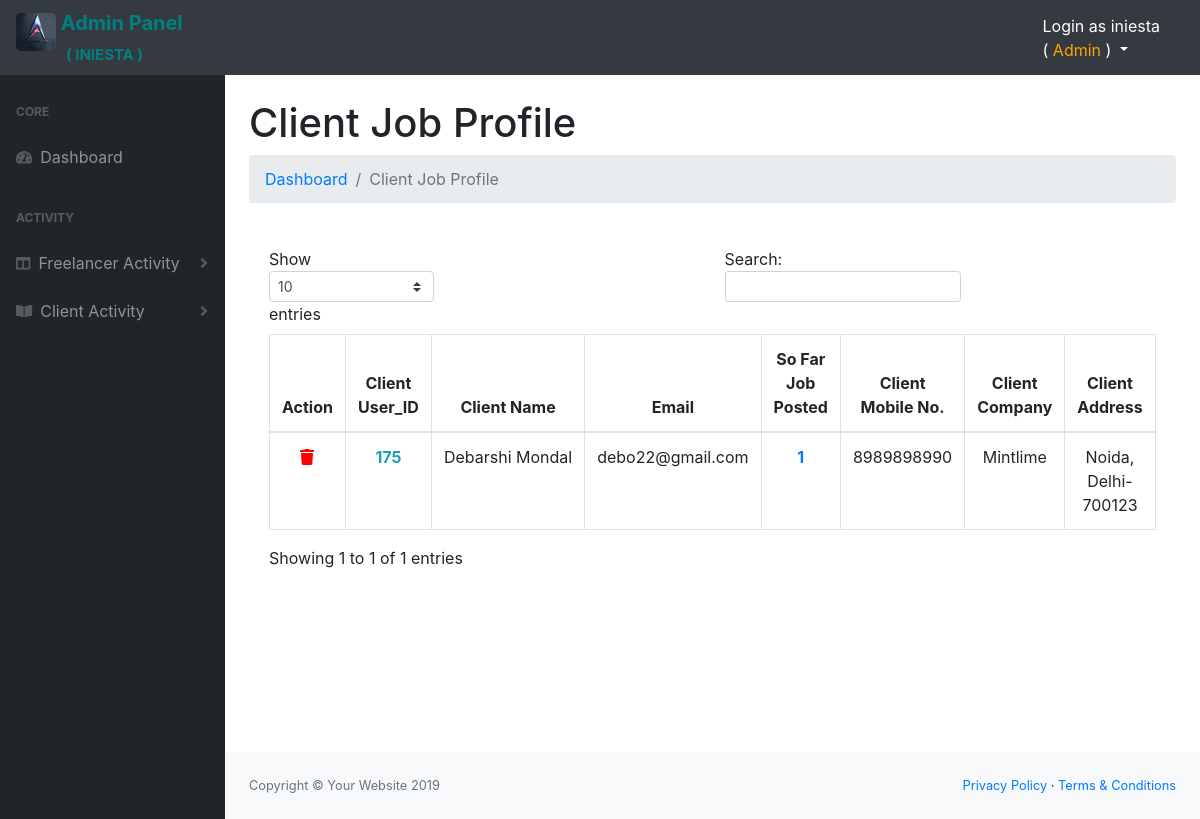
The app's page /Admin/ClientsJobsProfile.php (signed in) with its own data.
### tables this page shows
CREATE TABLE `client_profile` (
  `client_id` int(4) NOT NULL,
  `client_name` varchar(255) NOT NULL,
  `client_email` varchar(255) NOT NULL,
  `client_mobile` varchar(255) NOT NULL,
  `client_company` varchar(255) NOT NULL,
  `company_address` text NOT NULL,
  `contact_email` varchar(255) NOT NULL,
  `contact_number` varchar(255) NOT NULL,
  `client_image` text NOT NULL
);

CREATE TABLE `regestration` (
  `user_id` int(11) NOT NULL,
  `firstname` varchar(255) NOT NULL,
  `lastname` varchar(255) NOT NULL,
  `user_email` varchar(255) NOT NULL,
  `user_role` varchar(255) NOT NULL,
  `user_password` varchar(255) NOT NULL,
  `token` varchar(255) NOT NULL DEFAULT '',
  `Admin_Status` varchar(255) NOT NULL,
  `Approved_date` date NOT NULL
);

### Admin/ClientsJobsProfile.php (the view, shortened to what this page needs)
<?php
include "../DB.php";
?>
<!DOCTYPE html>
<html lang="en">
<head>
	<link href="css/styles.css" rel="stylesheet" />
</head>
<body>
	<nav class="sb-topnav navbar navbar-expand navbar-dark bg-dark" style="height: 75px;">
		<a class="navbar-brand" style="color: teal; font-weight: bold;" href="admin_index.php"><img src="../images/iniesta-logo.jpg" alt="iniesta-logo" style="border-radius: 5px; margin-bottom: -15px;"> Admin Panel <br>
			<span style="font-size: 15px; margin-left: 50px;">( INIESTA )</span></a>
		<ul class="navbar-nav d-none d-md-inline-block form-inline ml-auto mr-0 mr-md-3 my-2 my-md-0">
			<li class="nav-item dropdown">
				<a class="nav-link dropdown-toggle" id="userDropdown" href="" role="button" data-toggle="dropdown" aria-haspopup="true" aria-expanded="false" style="color: white;">
					Login as <?php echo $_SESSION['firstname'], "<br>"."( <span style='color: orange;'>". $_SESSION['userrole']."</span> )"; ?>
				</a>
			</li>
		</ul>
	</nav>
	<div id="layoutSidenav">
		<div id="layoutSidenav_nav">
			<nav class="sb-sidenav accordion sb-sidenav-dark" id="sidenavAccordion">
				<div class="sb-sidenav-menu">
					<div class="nav">
						<div class="sb-sidenav-menu-heading">Core</div>
						<a class="nav-link" href="admin_index.php">
							<div class="sb-nav-link-icon"><i class="fas fa-tachometer-alt"></i></div>
							Dashboard
						</a>
						<div class="sb-sidenav-menu-heading"> Activity </div>
						<a class="nav-link collapsed" href="#" data-toggle="collapse" data-target="#collapseLayouts" aria-expanded="false" aria-controls="collapseLayouts">
							<div class="sb-nav-link-icon"><i class="fas fa-columns"></i></div>
							Freelancer Activity
							<div class="sb-sidenav-collapse-arrow"><i class="fas fa-angle-down"></i></div>
						</a>
						<a class="nav-link collapsed" href="#" data-toggle="collapse" data-target="#collapsePages" aria-expanded="false" aria-controls="collapsePages">
							<div class="sb-nav-link-icon"><i class="fas fa-book-open"></i></div>
							Client Activity
							<div class="sb-sidenav-collapse-arrow"><i class="fas fa-angle-down"></i></div>
						</a>
					</div>
				</div>
			</nav>
		</div>
		<div id="layoutSidenav_content">
			<main>
				<div class="container-fluid">
					<h1 class="mt-4"> Client Job Profile </h1>
					<ol class="breadcrumb mb-4">
						<li class="breadcrumb-item"><a href="admin_index.php">Dashboard</a></li>
						<li class="breadcrumb-item active">Client Job Profile </li>
					</ol>
					<div class="card-body">
						<div class="table-responsive">
							<table class="table table-bordered text-center" id="dataTable" width="100%" cellspacing="0">
								<thead>
									<tr>
										<th>Action</th>
										<th>Client User_ID </th>
										<th>Client Name</th>
										<th>Email</th>
										<th>So Far Job Posted</th>
										<th>Client Mobile No. </th>
										<th>Client Company</th>
										<th>Client Address</th>
									</tr>
								</thead>
								<tbody>
									<?php
										$query_r = "SELECT * FROM regestration WHERE user_role = 'Client' ";
										$result_r = mysqli_query($connection,$query_r);
										while($row = mysqli_fetch_array($result_r))
										{
											$user_id = $row['user_id'];
											$firstname = $row['firstname'];
											$lastname = $row['lastname'];
											$user_email = $row['user_email'];
											$query_check = "SELECT * FROM client_job_posting WHERE client_id = {$user_id}  ";
											$result_check = mysqli_query($connection,$query_check);
											$jobs = mysqli_num_rows($result_check);
											$query_client = "SELECT * FROM client_profile WHERE client_id = {$user_id} ";
											$result_client = mysqli_query($connection,$query_client);
											while($row = mysqli_fetch_array($result_client))
												{
													$client_profile_id = $row['client_id'];
													$client_mobile = $row['client_mobile'];
													$clientcompany = $row['client_company'];
													$companyaddress = $row['company_address'];
									?>
									<tr>
										<td><a href="ClientsJobsProfile.php?delete=<?php echo $client_profile_id; ?>" style="color: red;"><i class="fa fa-trash" aria-hidden="true"></i></a></td>
										<td class="text-info"><b><?php echo $user_id; ?></b></td>
										<td><?php echo $firstname. "&nbsp;". $lastname; ?></td>
										<td><?php echo $user_email; ?></td>
										<td><b><?php if($jobs >= 1){echo "<a href='Client_Job_Post.php'>$jobs</a>"; } else{echo "0"; } ?></b></td>
										<td><?php echo $client_mobile; ?></td>
										<td><?php echo $clientcompany ?></td>
										<td><?php echo $companyaddress; ?></td>
									</tr>
									<?php }} ?>
								</tbody>
							</table>
						</div>
					</div>
				</div>
			</main>
			<footer class="py-4 bg-light mt-auto">
				<div class="container-fluid">
					<div class="d-flex align-items-center justify-content-between small">
						<div class="text-muted">Copyright &copy; Your Website 2019</div>
						<div>
							<a href="#">Privacy Policy</a>
							&middot;
							<a href="#">Terms &amp; Conditions</a>
						</div>
					</div>
				</div>
			</footer>
		</div>
	</div>
</body>
</html>

### records on screen
regestration: user_id "175", firstname "Debarshi", lastname "Mondal", user_email "debo22@gmail.com"
client_profile: jobs "1", client_mobile "8989898990", client_company "Mintlime", company_address "Noida, Delhi-700123"

### other values on screen
$_SESSION['firstname'] "iniesta"
$_SESSION['userrole'] "Admin"
